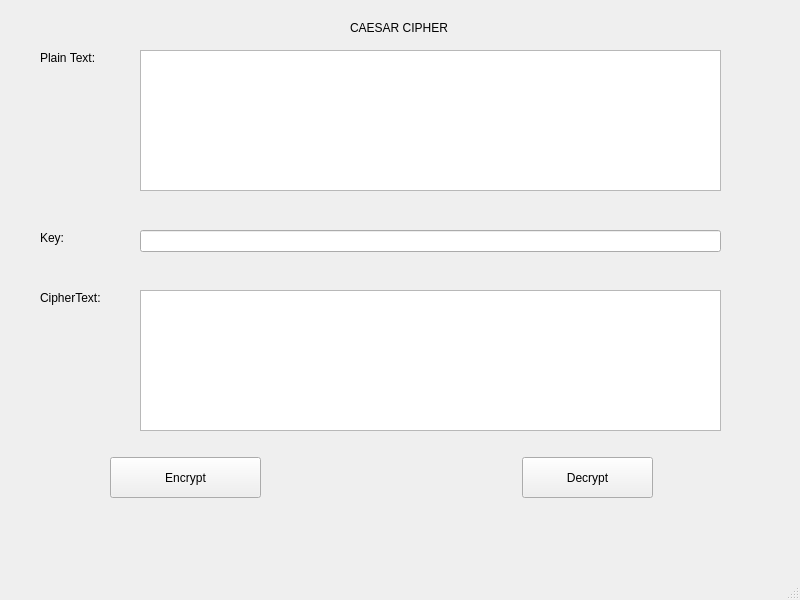
<?xml version="1.0" encoding="UTF-8"?>
<ui version="4.0">
 <class>MainWindow</class>
 <widget class="QMainWindow" name="MainWindow">
  <property name="geometry">
   <rect>
    <x>0</x>
    <y>0</y>
    <width>800</width>
    <height>600</height>
   </rect>
  </property>
  <property name="windowTitle">
   <string>MainWindow</string>
  </property>
  <widget class="QWidget" name="centralwidget">
   <widget class="QLabel" name="label">
    <property name="geometry">
     <rect>
      <x>350</x>
      <y>20</y>
      <width>111</width>
      <height>16</height>
     </rect>
    </property>
    <property name="text">
     <string>CAESAR CIPHER </string>
    </property>
   </widget>
   <widget class="QLabel" name="label_2">
    <property name="geometry">
     <rect>
      <x>40</x>
      <y>50</y>
      <width>71</width>
      <height>16</height>
     </rect>
    </property>
    <property name="text">
     <string>Plain Text:</string>
    </property>
   </widget>
   <widget class="QLabel" name="label_3">
    <property name="geometry">
     <rect>
      <x>40</x>
      <y>230</y>
      <width>55</width>
      <height>16</height>
     </rect>
    </property>
    <property name="text">
     <string>Key:</string>
    </property>
   </widget>
   <widget class="QLabel" name="label_4">
    <property name="geometry">
     <rect>
      <x>40</x>
      <y>290</y>
      <width>81</width>
      <height>16</height>
     </rect>
    </property>
    <property name="text">
     <string>CipherText:</string>
    </property>
   </widget>
   <widget class="QLineEdit" name="txt_khoa">
    <property name="geometry">
     <rect>
      <x>140</x>
      <y>230</y>
      <width>581</width>
      <height>22</height>
     </rect>
    </property>
   </widget>
   <widget class="QTextEdit" name="txt_vanban">
    <property name="geometry">
     <rect>
      <x>140</x>
      <y>50</y>
      <width>581</width>
      <height>141</height>
     </rect>
    </property>
   </widget>
   <widget class="QTextEdit" name="txt_mahoa">
    <property name="geometry">
     <rect>
      <x>140</x>
      <y>290</y>
      <width>581</width>
      <height>141</height>
     </rect>
    </property>
   </widget>
   <widget class="QPushButton" name="btn_encrypt">
    <property name="geometry">
     <rect>
      <x>110</x>
      <y>457</y>
      <width>151</width>
      <height>41</height>
     </rect>
    </property>
    <property name="text">
     <string>Encrypt</string>
    </property>
   </widget>
   <widget class="QPushButton" name="btn_decrypt">
    <property name="geometry">
     <rect>
      <x>522</x>
      <y>457</y>
      <width>131</width>
      <height>41</height>
     </rect>
    </property>
    <property name="text">
     <string>Decrypt</string>
    </property>
   </widget>
  </widget>
  <widget class="QMenuBar" name="menubar">
   <property name="geometry">
    <rect>
     <x>0</x>
     <y>0</y>
     <width>800</width>
     <height>26</height>
    </rect>
   </property>
  </widget>
  <widget class="QStatusBar" name="statusbar"/>
 </widget>
 <resources/>
 <connections/>
</ui>
